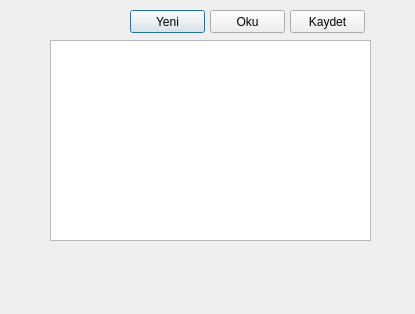
<?xml version="1.0" encoding="UTF-8"?>
<ui version="4.0">
 <class>Dialog</class>
 <widget class="QDialog" name="Dialog">
  <property name="geometry">
   <rect>
    <x>0</x>
    <y>0</y>
    <width>415</width>
    <height>314</height>
   </rect>
  </property>
  <property name="windowTitle">
   <string>Dialog</string>
  </property>
  <widget class="QPushButton" name="btn_yeni">
   <property name="geometry">
    <rect>
     <x>130</x>
     <y>10</y>
     <width>75</width>
     <height>23</height>
    </rect>
   </property>
   <property name="text">
    <string>Yeni</string>
   </property>
   <property name="icon">
    <iconset>
     <normalon>:/dosyalar/yeni.png</normalon>
    </iconset>
   </property>
  </widget>
  <widget class="QPushButton" name="btn_oku">
   <property name="geometry">
    <rect>
     <x>210</x>
     <y>10</y>
     <width>75</width>
     <height>23</height>
    </rect>
   </property>
   <property name="text">
    <string>Oku</string>
   </property>
   <property name="icon">
    <iconset>
     <normalon>:/dosyalar/oku.jpg</normalon>
    </iconset>
   </property>
  </widget>
  <widget class="QPushButton" name="btn_kaydet">
   <property name="geometry">
    <rect>
     <x>290</x>
     <y>10</y>
     <width>75</width>
     <height>23</height>
    </rect>
   </property>
   <property name="text">
    <string>Kaydet</string>
   </property>
   <property name="icon">
    <iconset>
     <normalon>:/dosyalar/kaydet.jpg</normalon>
    </iconset>
   </property>
  </widget>
  <widget class="QPlainTextEdit" name="plainTextEdit">
   <property name="geometry">
    <rect>
     <x>50</x>
     <y>40</y>
     <width>321</width>
     <height>201</height>
    </rect>
   </property>
  </widget>
  <widget class="QDialogButtonBox" name="buttonBox">
   <property name="geometry">
    <rect>
     <x>165</x>
     <y>270</y>
     <width>171</width>
     <height>23</height>
    </rect>
   </property>
   <property name="standardButtons">
    <set>QDialogButtonBox::NoButton</set>
   </property>
  </widget>
 </widget>
 <layoutdefault spacing="6" margin="11"/>
 <resources/>
 <connections/>
</ui>
